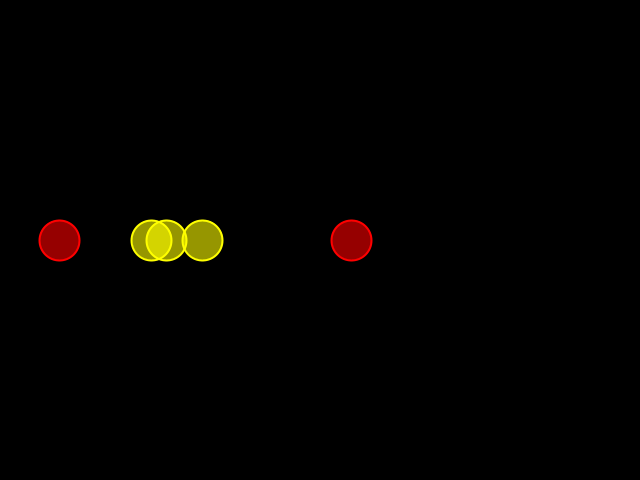
Frame 1 (no input)
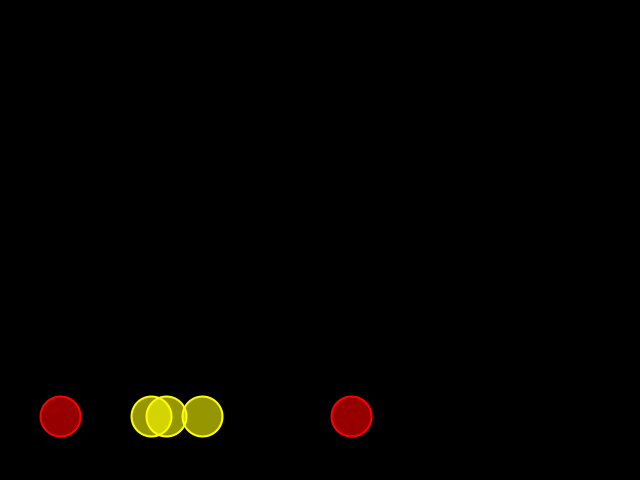
Frame 60 (the mouse pressed at the canvas centre just before this capture)
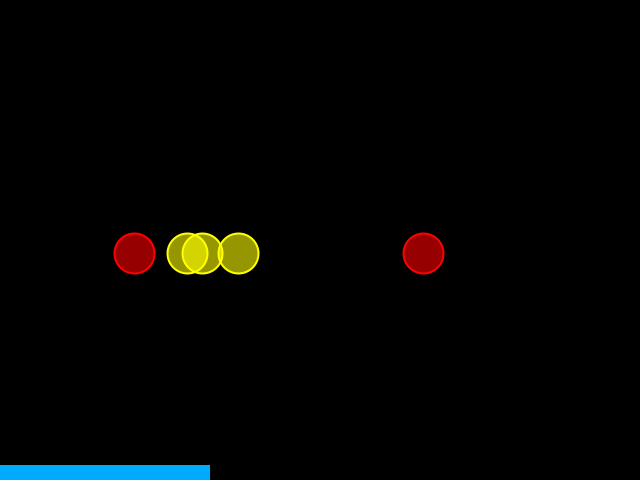
Frame 120 (the mouse held since frame 60 and released just before this capture)

The Processing sketch that drew these frames (run headless with seeded random() and noise(); from frame 60 on, the mouse is pressed at the canvas centre):

// Processing sketch: e_2_3_repulsion
// ── e_2_3_repulsion.pde
//Note: Correcting the location vector when the balloon bouces is a pretty good idea!
//What is an extended loop? (Mover m : movers) ?

Mover[] movers;

PVector gravity;
PVector wind;

float noiseTime = 0;
float windMin = 0.03;
float windMax = 0.06;

void setup() {
  size(640, 480);
  smooth();

  movers = new Mover[5];
  for (int i = 0; i < movers.length; i++) {
    movers[i] = new Mover(int(random(2)));
  }

  gravity = new PVector(0, 0.1);
  wind = new PVector(0, 0);
}

void draw () {
  background(0);
  if (mousePressed) {
    wind.x = map(noise(noiseTime), 0, 1, windMin, windMax);
    noStroke();
    fill(0, 170, 255);
    rect(0, height - 15, map(wind.x, 0, windMax, 0, width / 2), 15);
  } else {
    wind.x = 0;
  }
  noiseTime += 0.1;

  for (int i = 0; i < movers.length; i++) {
    movers[i].display();
    movers[i].applyForce(wind);
    PVector f = gravity.copy();
    f.mult(movers[i].mass);
    movers[i].applyForce(f);
    movers[i].applyForce(calcRepulsion(movers[i].location.x));
    movers[i].update(); 
    movers[i].checkEdges();
  }
}

class Mover {
  PVector location;
  PVector velocity;
  PVector acceleration;

  int r;
  int d;
  int mass;
  color ballColor1;
  color ballColor2;

  Mover(int type) {
    d = 40;
    r = d / 2;

    location = new PVector(random(width), height / 2);
    velocity = new PVector(0, 0);
    acceleration = new PVector(0, 0);

    if (type == 0) {
      mass = 1;
      ballColor1 = color(255, 0, 0);
      ballColor2 = color(255, 0, 0, 150);
    } else {
      mass = 2;
      ballColor1 = color(255, 255, 0);
      ballColor2 = color(255, 255, 0, 150);
    }
  }

  void display() {
    stroke(ballColor1);
    strokeWeight(2);
    fill(ballColor2);
    ellipse(location.x, location.y, d, d);
  }

  void checkEdges() {
    /*if (location.x > width - r) {
      location.x = width - r;
      velocity.x *= -1;
    } else if (location.x < r) {
      location.x = r;
      velocity.x *= -1;
    }*/
    if (location.y < r) {
      location.y = r;
      velocity.y *= -1;
    } else if (location.y > height - r) {
      location.y = height - r;
      velocity.y *= -1;
    }
  }

  void update() {
    velocity.add(acceleration);
    location.add(velocity);
    acceleration.mult(0);
  }

  void applyForce(PVector force) {
    PVector f = force.copy();
    f.div(mass);
    acceleration.add(f);
  }
}

PVector calcRepulsion(float x) {
  int fieldWidth = 60;
  float returnX;
  
  if (x > width - fieldWidth) {
    returnX = map(constrain(x - (width - fieldWidth), 0, fieldWidth), 0, fieldWidth, 0, -0.15);
  } else if (x < fieldWidth) {
    returnX = map(constrain(x - fieldWidth, fieldWidth * -1, 0), fieldWidth * -1, 0, 0.15, 0);
  } else {
    returnX = 0;
  }
  return(new PVector(returnX, 0));
}
